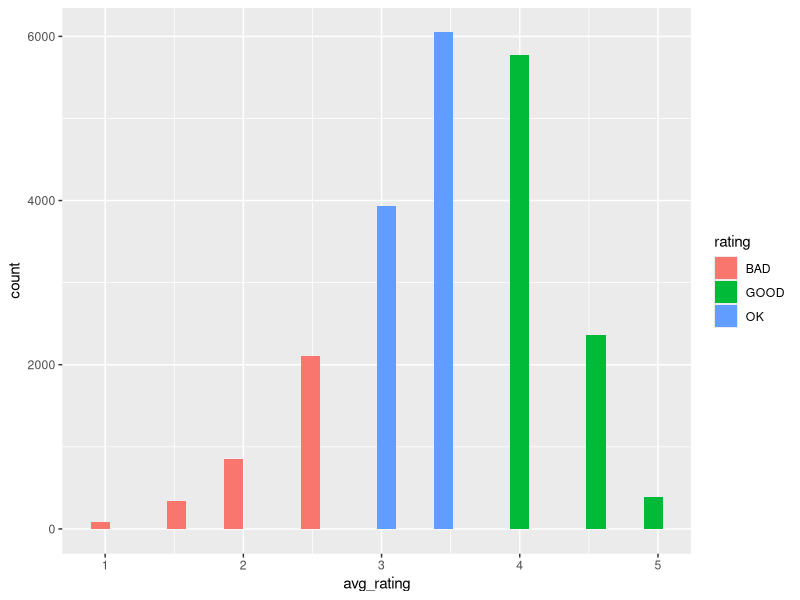
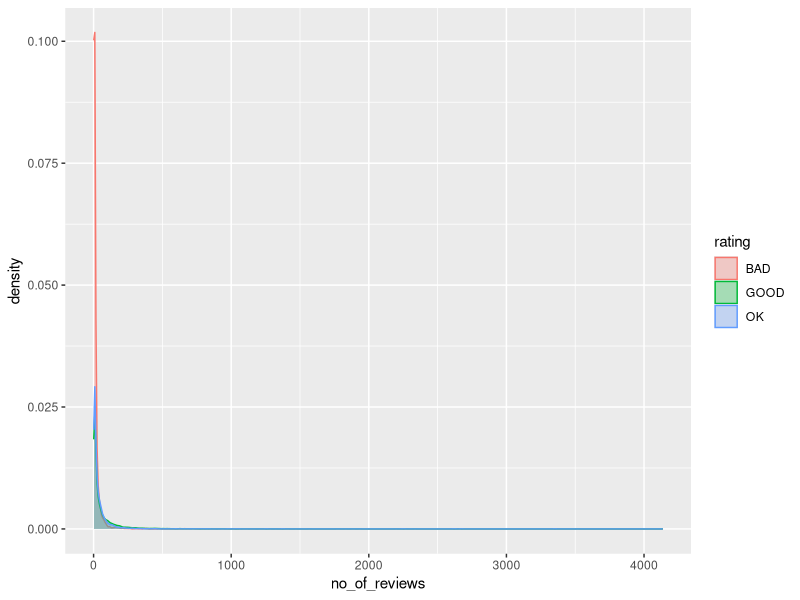
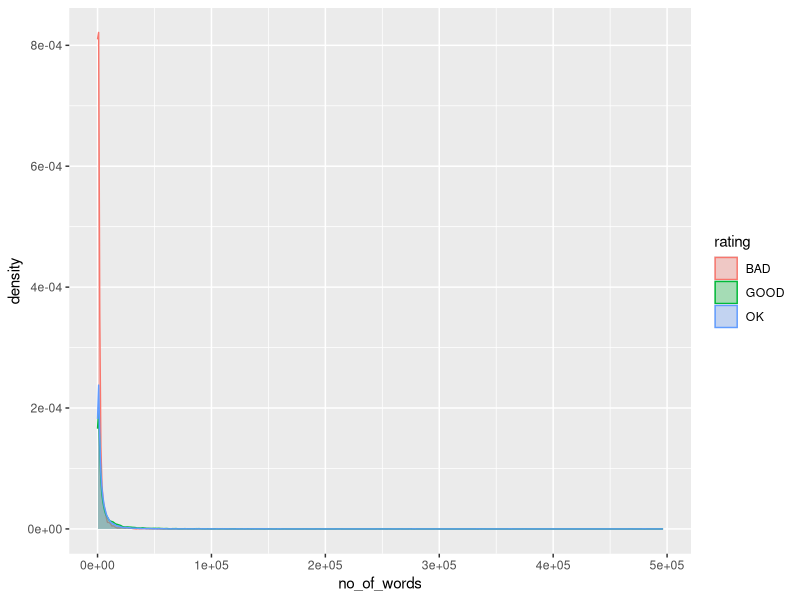
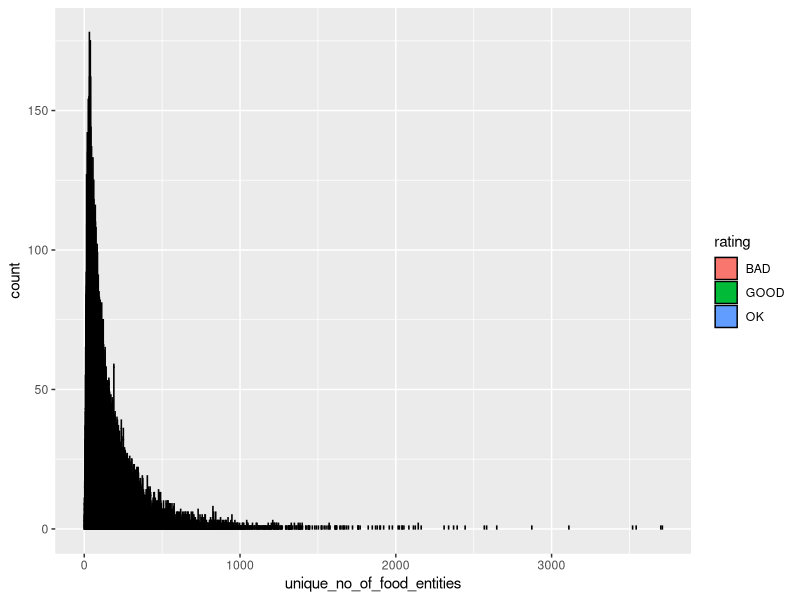
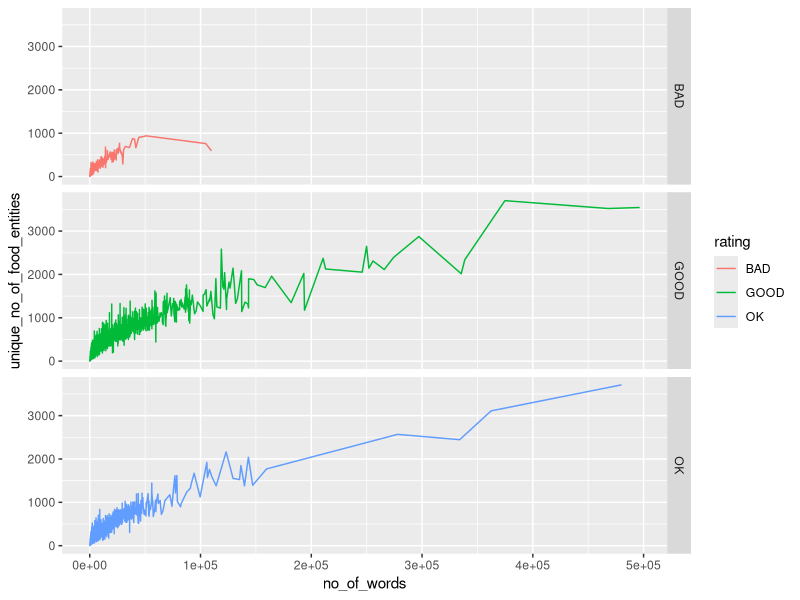
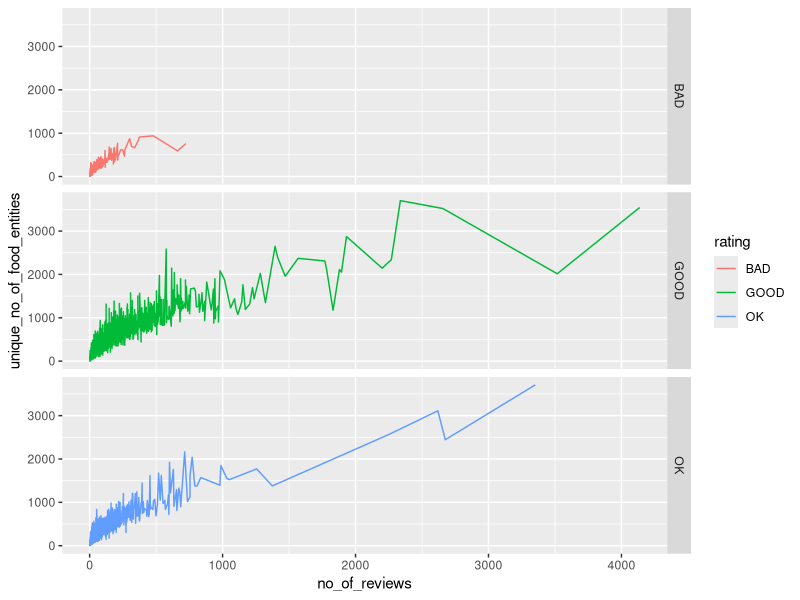
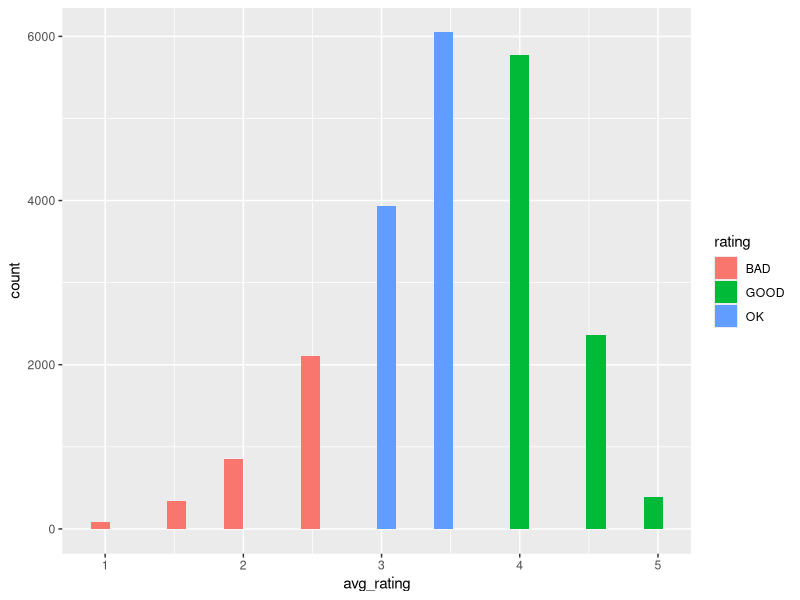
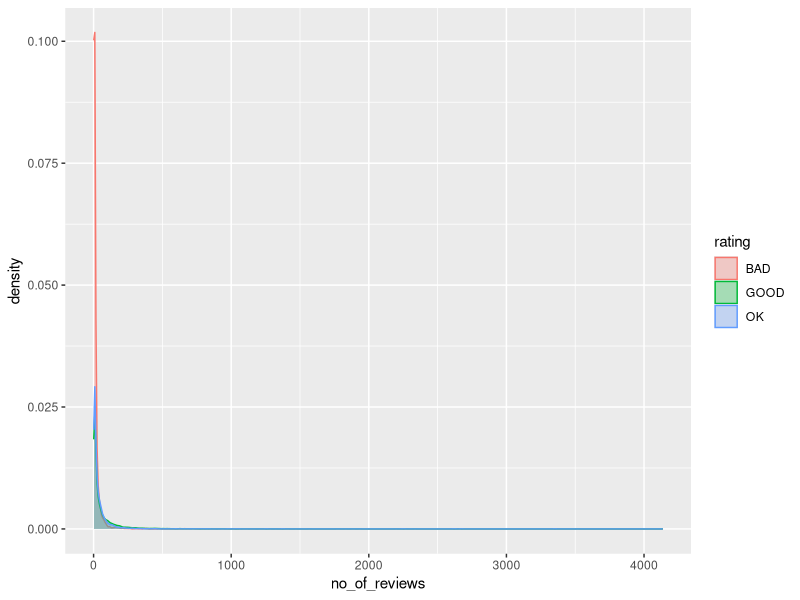

Recreate these plots in R, in order.

## install.packages('ggplot2')
library(ggplot2)  


setwd('/Users/jshankar/Dropbox/yelp_ml/')
df <- read.csv('finaldata.csv')
nr <- nrow(df)

df$no_of_words                <- as.integer(df$no_of_words)
df$no_of_reviews              <- as.integer(df$no_of_reviews)
df$unique_no_of_food_entities <- as.integer(df$unique_no_of_food_entities)
df$no_of_food_entities        <- as.integer(df$no_of_food_entities)
df$avg_rating                 <- as.numeric(df$avg_rating)


## group the restuarants with rating 
df$rating = rep(NA, nr)
for (i in 1:nr) {
  if (df$avg_rating[i] < 3) {
    df$rating[i] <- "BAD"
  } else if (df$avg_rating[i] < 4 ) {
    df$rating[i] <- "OK"
  } else {
    df$rating[i] <- "GOOD"
  }
}
df$rating <- as.factor(df$rating)
print (summary(df))

## count # of good, ok, bad
n_good <- sum(df$rating == 'GOOD')
n_ok   <- sum(df$rating == 'OK')
n_bad  <- sum(df$rating == 'BAD')

##avg_rating
ggplot(data=df, aes(x=avg_rating)) + geom_histogram(aes(fill=rating))
ggsave('avg-rating.png')

## no_of_reviews
ggplot(data=df, aes(x=no_of_reviews)) + geom_density(aes(fill=rating, color=rating), alpha=0.3)
ggsave('no-of-reviews.png')

## no_of_words
ggplot(data=df, aes(x=no_of_words)) + geom_density(aes(fill=rating, color=rating), alpha=0.3)
ggsave('no-of-words.png')

# unique_no_of_food_entities
ggplot(data=df, aes(x=unique_no_of_food_entities)) + geom_bar(aes(fill=rating), color='black')
ggsave('unique-no-of-food-entities.png')

 

# no_of_words vs unique_no_of_food_entities
ggplot(data=df, aes(x=no_of_words, y = unique_no_of_food_entities)) + geom_line(aes(color=rating), shape=1) + facet_grid(rating ~ .) 
ggsave('no-of-words-vs-unique-no-of-food-entities.png')

# no_of_reviews vs unique_no_of_food_entities
ggplot(data=df, aes(x=no_of_reviews, y = unique_no_of_food_entities)) + geom_line(aes(color=rating), shape=1) + facet_grid(rating ~ .) 
ggsave('no-of-reviews-vs-unique-no-of-food-entities.png')




